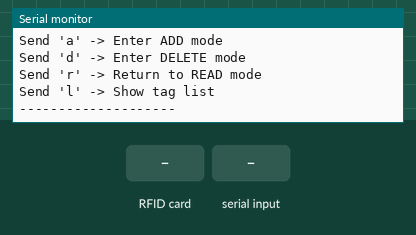
This sketch was run on a simulated ESP32. Parts: the last lines printed to the serial monitor. The inputs (shaded band) are chosen by the test bench.

Above: at 1.4 s.
1.5 s: RFID card B9 73 2C 02 held to the reader
At 2.7 s:
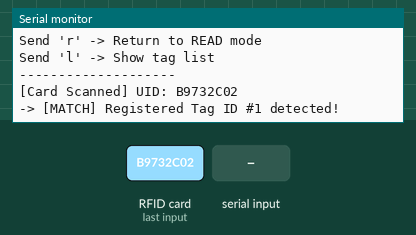
3.0 s: "a" received over Serial
At 4.2 s:
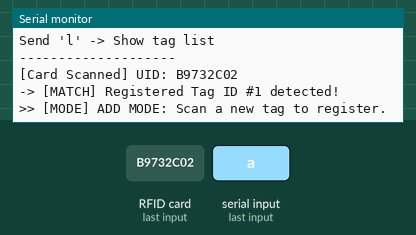
4.5 s: RFID card E2 01 43 02 held to the reader
At 4.9 s:
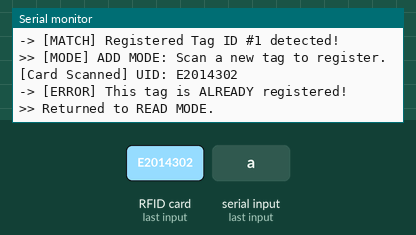
6.0 s: "d" received over Serial
At 7.2 s:
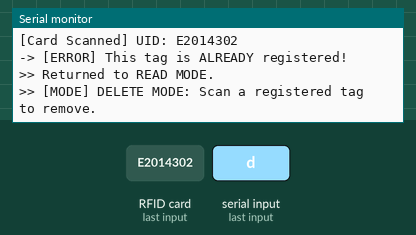
7.5 s: RFID card 5E 7A 19 C4 held to the reader
At 8.2 s:
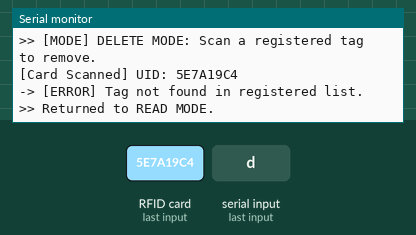
9.0 s: "r" received over Serial
At 10.5 s:
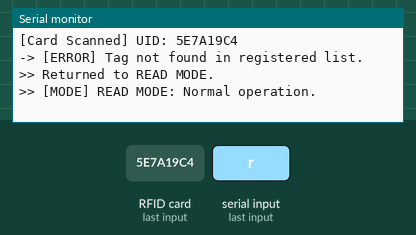

Measured:
- after the input at 1.5 s, the serial monitor: prints a new line at once (image 1)
- after the input at 3.0 s, the serial monitor: prints a new line at once (image 2)
- after the input at 4.5 s, the serial monitor: prints a new line at once (image 3)
- after the input at 6.0 s, the serial monitor: prints a new line after 0.05 s (image 4)
- after the input at 7.5 s, the serial monitor: prints a new line at once (image 5)
- after the input at 9.0 s, the serial monitor: prints a new line at once (image 6)

The sketch:

sketch_sep27a.ino
```cpp
#include <SPI.h>
#include <MFRC522.h>
#include <WiFi.h>
#include <HTTPClient.h>

#define RST_PIN1   26
#define SS_PIN1    15
#define MISO_PIN  19
#define MOSI_PIN  23
#define RST_PIN2   21
#define SS_PIN2    17
#define SCK_PIN    18


// Wi-Fi接続情報
const char* ssid = "YOUR_WIFI_SSID";       // Wi-FiのSSID
const char* password = "YOUR_WIFI_PASSWORD"; // Wi-Fiのパスワード

// データの送り先URL（例: WebサーバーやGoogle Apps Scriptなど）
const char* serverUrl = "http://192.168.1.100/api/scan";


MFRC522 rfid1(SS_PIN1, RST_PIN1);
MFRC522 rfid2(SS_PIN2, RST_PIN2);

// 登録可能タグ数の上限と配列の準備
#define MAX_TAGS 20
String registeredTags[MAX_TAGS] = {"B9732C02", "E2014302"}; // 初期登録
int currentTagCount = 2; // 現在の登録数

// 動作モードの定義
enum Mode { MODE_READ, MODE_ADD, MODE_DELETE };
Mode currentMode = MODE_READ;

// 関数プロトタイプ宣言（コンパイラに関数の存在を事前に知らせる）
void checkSerialInput();
void processReadMode(String uid);
void processAddMode(String uid);
void processDeleteMode(String uid);
int findTagIndex(String uid);
void printTagList();
void printHelp();
void processCard(MFRC522 &rfid);

void setup() {
  Serial.begin(115200);

  // CSピンを明示的にOUTPUT設定し、HIGH（非選択）にする
  pinMode(SS_PIN1, OUTPUT);
  pinMode(SS_PIN2, OUTPUT);
  digitalWrite(SS_PIN1, HIGH);
  digitalWrite(SS_PIN2, HIGH);

  SPI.begin();

  // 1台目の初期化
  rfid1.PCD_Init();
  delay(50);

  // 2台目の初期化
  rfid2.PCD_Init();
  delay(50);

  Serial.println("RC522 initialized. Ready to read tags...");
  printHelp();
}

void loop() {
  // 1. シリアル入力によるモード切り替えチェック
  checkSerialInput();

  // 2. RFID1の読み取り処理
  if (rfid1.PICC_IsNewCardPresent() && rfid1.PICC_ReadCardSerial()) {
    processCard(rfid1);
  }

  // 3. RFID2の読み取り処理
  if (rfid2.PICC_IsNewCardPresent() && rfid2.PICC_ReadCardSerial()) {
    processCard(rfid2);
  }
}

// カードのUID処理を共通化した関数
void processCard(MFRC522 &rfid) {
  String currentUID = "";
  for (byte i = 0; i < rfid.uid.size; i++) {
    if (rfid.uid.uidByte[i] < 0x10) {
      currentUID += "0";
    }
    currentUID += String(rfid.uid.uidByte[i], HEX);
  }
  currentUID.toUpperCase();

  Serial.print("\n[Card Scanned] UID: ");
  Serial.println(currentUID);

  switch (currentMode) {
    case MODE_READ:
      processReadMode(currentUID);
      break;
    case MODE_ADD:
      processAddMode(currentUID);
      break;
    case MODE_DELETE:
      processDeleteMode(currentUID);
      break;
  }

  rfid.PICC_HaltA();
  rfid.PCD_StopCrypto1();
  delay(1000); // 連続読み取り防止
}

// --------------------------------------------------
// モードごとの処理関数
// --------------------------------------------------

void processReadMode(String uid) {
  int matchedIndex = findTagIndex(uid);

  if (matchedIndex != -1) {
    Serial.print("-> [MATCH] Registered Tag ID #");
    Serial.print(matchedIndex + 1);
    Serial.println(" detected!");
  } else {
    Serial.println("-> [UNKNOWN] Unregistered Tag.");
  }
}

void processAddMode(String uid) {
  if (findTagIndex(uid) != -1) {
    Serial.println("-> [ERROR] This tag is ALREADY registered!");
  }
  else if (currentTagCount >= MAX_TAGS) {
    Serial.println("-> [ERROR] Memory full! Cannot add more tags.");
  }
  else {
    registeredTags[currentTagCount] = uid;
    currentTagCount++;
    Serial.print("-> [SUCCESS] Tag added at ID #");
    Serial.println(currentTagCount);
  }

  currentMode = MODE_READ;
  Serial.println(">> Returned to READ MODE.");
}

void processDeleteMode(String uid) {
  int index = findTagIndex(uid);

  if (index == -1) {
    Serial.println("-> [ERROR] Tag not found in registered list.");
  }
  else {
    for (int i = index; i < currentTagCount - 1; i++) {
      registeredTags[i] = registeredTags[i + 1];
    }
    registeredTags[currentTagCount - 1] = "";
    currentTagCount--;
    Serial.println("-> [SUCCESS] Tag removed from list.");
  }

  currentMode = MODE_READ;
  Serial.println(">> Returned to READ MODE.");
}

// --------------------------------------------------
// 補助関数
// --------------------------------------------------

int findTagIndex(String uid) {
  for (int i = 0; i < currentTagCount; i++) {
    if (uid == registeredTags[i]) {
      return i;
    }
  }
  return -1;
}

void checkSerialInput() {
  if (Serial.available() > 0) {
    char cmd = Serial.read();
    if (cmd == 'a' || cmd == 'A') {
      currentMode = MODE_ADD;
      Serial.println("\n>> [MODE] ADD MODE: Scan a new tag to register.");
    } else if (cmd == 'd' || cmd == 'D') {
      currentMode = MODE_DELETE;
      Serial.println("\n>> [MODE] DELETE MODE: Scan a registered tag to remove.");
    } else if (cmd == 'r' || cmd == 'R') {
      currentMode = MODE_READ;
      Serial.println("\n>> [MODE] READ MODE: Normal operation.");
    } else if (cmd == 'l' || cmd == 'L') {
      printTagList();
    }
  }
}

void printTagList() {
  Serial.println("\n--- Registered Tags List ---");
  if (currentTagCount == 0) {
    Serial.println("(No tags registered)");
  } else {
    for (int i = 0; i < currentTagCount; i++) {
      Serial.print("#");
      Serial.print(i + 1);
      Serial.print(": ");
      Serial.println(registeredTags[i]);
    }
  }
  Serial.println("----------------------------");
}

void printHelp() {
  Serial.println("--- Command Guide ---");
  Serial.println("Send 'a' -> Enter ADD mode");
  Serial.println("Send 'd' -> Enter DELETE mode");
  Serial.println("Send 'r' -> Return to READ mode");
  Serial.println("Send 'l' -> Show tag list");
  Serial.println("--------------------");
}
```
